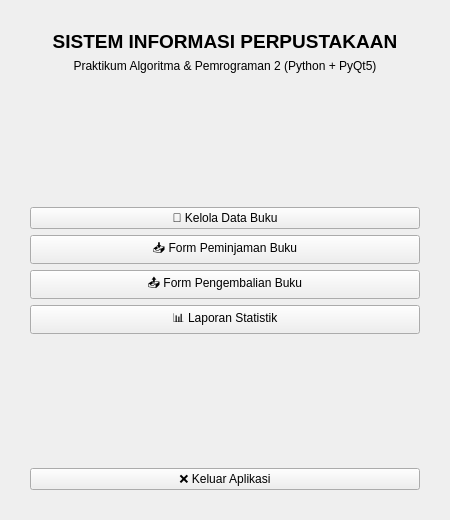
<?xml version="1.0" encoding="UTF-8"?>
<ui version="4.0">
 <class>MainWindow</class>
 <widget class="QMainWindow" name="MainWindow">
  <property name="geometry">
   <rect>
    <x>0</x>
    <y>0</y>
    <width>450</width>
    <height>520</height>
   </rect>
  </property>
  <property name="windowTitle">
   <string>Qt Perpustakaan - Dashboard Utama</string>
  </property>
  <widget class="QWidget" name="centralwidget">
   <layout class="QVBoxLayout" name="verticalLayout">
    <property name="leftMargin">
     <number>30</number>
    </property>
    <property name="topMargin">
     <number>30</number>
    </property>
    <property name="rightMargin">
     <number>30</number>
    </property>
    <property name="bottomMargin">
     <number>30</number>
    </property>
    <item>
     <widget class="QLabel" name="lblTitle">
      <property name="font">
       <font>
        <pointsize>14</pointsize>
        <weight>75</weight>
        <bold>true</bold>
       </font>
      </property>
      <property name="alignment">
       <set>Qt::AlignCenter</set>
      </property>
      <property name="text">
       <string>SISTEM INFORMASI PERPUSTAKAAN</string>
      </property>
     </widget>
    </item>
    <item>
     <widget class="QLabel" name="lblSubtitle">
      <property name="alignment">
       <set>Qt::AlignCenter</set>
      </property>
      <property name="text">
       <string>Praktikum Algoritma &amp; Pemrograman 2 (Python + PyQt5)</string>
      </property>
     </widget>
    </item>
    <item>
     <spacer name="verticalSpacer_1">
      <property name="orientation">
       <enum>Qt::Vertical</enum>
      </property>
      <property name="sizeHint" stdset="0">
       <size>
        <width>20</width>
        <height>20</height>
       </size>
      </property>
     </spacer>
    </item>
    <item>
     <widget class="QPushButton" name="btnKelolaBuku">
      <property name="text">
       <string>📖 Kelola Data Buku</string>
      </property>
     </widget>
    </item>
    <item>
     <widget class="QPushButton" name="btnPinjamBuku">
      <property name="text">
       <string>📥 Form Peminjaman Buku</string>
      </property>
     </widget>
    </item>
    <item>
     <widget class="QPushButton" name="btnKembaliBuku">
      <property name="text">
       <string>📤 Form Pengembalian Buku</string>
      </property>
     </widget>
    </item>
    <item>
     <widget class="QPushButton" name="btnLaporan">
      <property name="text">
       <string>📊 Laporan Statistik</string>
      </property>
     </widget>
    </item>
    <item>
     <spacer name="verticalSpacer_2">
      <property name="orientation">
       <enum>Qt::Vertical</enum>
      </property>
      <property name="sizeHint" stdset="0">
       <size>
        <width>20</width>
        <height>20</height>
       </size>
      </property>
     </spacer>
    </item>
    <item>
     <widget class="QPushButton" name="btnKeluar">
      <property name="text">
       <string>❌ Keluar Aplikasi</string>
      </property>
     </widget>
    </item>
   </layout>
  </widget>
 </widget>
 <resources/>
 <connections/>
</ui>
